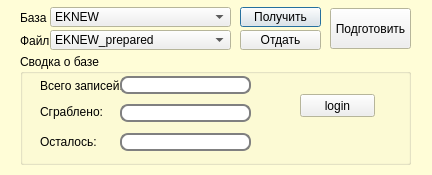
<?xml version="1.0" encoding="UTF-8"?>
<ui version="4.0">
 <class>form_DownloadBooks</class>
 <widget class="QDialog" name="form_DownloadBooks">
  <property name="geometry">
   <rect>
    <x>0</x>
    <y>0</y>
    <width>432</width>
    <height>175</height>
   </rect>
  </property>
  <property name="palette">
   <palette>
    <active>
     <colorrole role="Base">
      <brush brushstyle="SolidPattern">
       <color alpha="255">
        <red>255</red>
        <green>255</green>
        <blue>255</blue>
       </color>
      </brush>
     </colorrole>
     <colorrole role="Window">
      <brush brushstyle="SolidPattern">
       <color alpha="255">
        <red>255</red>
        <green>253</green>
        <blue>215</blue>
       </color>
      </brush>
     </colorrole>
    </active>
    <inactive>
     <colorrole role="Base">
      <brush brushstyle="SolidPattern">
       <color alpha="255">
        <red>255</red>
        <green>255</green>
        <blue>255</blue>
       </color>
      </brush>
     </colorrole>
     <colorrole role="Window">
      <brush brushstyle="SolidPattern">
       <color alpha="255">
        <red>255</red>
        <green>253</green>
        <blue>215</blue>
       </color>
      </brush>
     </colorrole>
    </inactive>
    <disabled>
     <colorrole role="Base">
      <brush brushstyle="SolidPattern">
       <color alpha="255">
        <red>255</red>
        <green>253</green>
        <blue>215</blue>
       </color>
      </brush>
     </colorrole>
     <colorrole role="Window">
      <brush brushstyle="SolidPattern">
       <color alpha="255">
        <red>255</red>
        <green>253</green>
        <blue>215</blue>
       </color>
      </brush>
     </colorrole>
    </disabled>
   </palette>
  </property>
  <property name="windowTitle">
   <string>Объединение баз</string>
  </property>
  <widget class="QComboBox" name="cbBase">
   <property name="geometry">
    <rect>
     <x>50</x>
     <y>7</y>
     <width>181</width>
     <height>20</height>
    </rect>
   </property>
   <item>
    <property name="text">
     <string>EKNEW</string>
    </property>
   </item>
   <item>
    <property name="text">
     <string>EKOLD</string>
    </property>
   </item>
   <item>
    <property name="text">
     <string>RETRO</string>
    </property>
   </item>
  </widget>
  <widget class="QLabel" name="label">
   <property name="geometry">
    <rect>
     <x>20</x>
     <y>10</y>
     <width>41</width>
     <height>16</height>
    </rect>
   </property>
   <property name="text">
    <string>База</string>
   </property>
  </widget>
  <widget class="QPushButton" name="pbGetBooks">
   <property name="geometry">
    <rect>
     <x>240</x>
     <y>7</y>
     <width>81</width>
     <height>20</height>
    </rect>
   </property>
   <property name="text">
    <string>Получить</string>
   </property>
  </widget>
  <widget class="QGroupBox" name="gbAboutCurrentBase">
   <property name="geometry">
    <rect>
     <x>20</x>
     <y>54</y>
     <width>391</width>
     <height>111</height>
    </rect>
   </property>
   <property name="title">
    <string>Сводка о базе</string>
   </property>
   <widget class="QLabel" name="label_2">
    <property name="geometry">
     <rect>
      <x>20</x>
      <y>24</y>
      <width>81</width>
      <height>16</height>
     </rect>
    </property>
    <property name="text">
     <string>Всего записей:</string>
    </property>
   </widget>
   <widget class="QLabel" name="label_3">
    <property name="geometry">
     <rect>
      <x>20</x>
      <y>50</y>
      <width>71</width>
      <height>16</height>
     </rect>
    </property>
    <property name="text">
     <string>Сграблено:</string>
    </property>
   </widget>
   <widget class="QLineEdit" name="leAmountRecordInBase">
    <property name="enabled">
     <bool>false</bool>
    </property>
    <property name="geometry">
     <rect>
      <x>100</x>
      <y>22</y>
      <width>131</width>
      <height>18</height>
     </rect>
    </property>
    <property name="styleSheet">
     <string notr="true">QLineEdit {
padding: 1px;
border-style: solid;
border: 2px solid gray;
border-radius: 8px;
}</string>
    </property>
    <property name="alignment">
     <set>Qt::AlignCenter</set>
    </property>
    <property name="readOnly">
     <bool>true</bool>
    </property>
   </widget>
   <widget class="QLabel" name="label_4">
    <property name="geometry">
     <rect>
      <x>20</x>
      <y>80</y>
      <width>71</width>
      <height>16</height>
     </rect>
    </property>
    <property name="text">
     <string>Осталось:</string>
    </property>
   </widget>
   <widget class="QLineEdit" name="leGetCount">
    <property name="enabled">
     <bool>false</bool>
    </property>
    <property name="geometry">
     <rect>
      <x>100</x>
      <y>50</y>
      <width>131</width>
      <height>18</height>
     </rect>
    </property>
    <property name="styleSheet">
     <string notr="true">QLineEdit {
padding: 1px;
border-style: solid;
border: 2px solid gray;
border-radius: 8px;
}</string>
    </property>
    <property name="alignment">
     <set>Qt::AlignCenter</set>
    </property>
    <property name="readOnly">
     <bool>true</bool>
    </property>
   </widget>
   <widget class="QLineEdit" name="leRemain">
    <property name="enabled">
     <bool>false</bool>
    </property>
    <property name="geometry">
     <rect>
      <x>100</x>
      <y>79</y>
      <width>131</width>
      <height>18</height>
     </rect>
    </property>
    <property name="styleSheet">
     <string notr="true">QLineEdit {
padding: 1px;
border-style: solid;
border: 2px solid gray;
border-radius: 8px;
}</string>
    </property>
    <property name="alignment">
     <set>Qt::AlignCenter</set>
    </property>
    <property name="readOnly">
     <bool>true</bool>
    </property>
   </widget>
   <widget class="QPushButton" name="pbLogin">
    <property name="enabled">
     <bool>true</bool>
    </property>
    <property name="geometry">
     <rect>
      <x>280</x>
      <y>40</y>
      <width>75</width>
      <height>23</height>
     </rect>
    </property>
    <property name="text">
     <string>login</string>
    </property>
   </widget>
  </widget>
  <widget class="QPushButton" name="pbFillBooks">
   <property name="geometry">
    <rect>
     <x>240</x>
     <y>30</y>
     <width>81</width>
     <height>20</height>
    </rect>
   </property>
   <property name="text">
    <string>Отдать</string>
   </property>
  </widget>
  <widget class="QPushButton" name="pbPrepareBooks">
   <property name="geometry">
    <rect>
     <x>330</x>
     <y>8</y>
     <width>81</width>
     <height>41</height>
    </rect>
   </property>
   <property name="text">
    <string>Подготовить</string>
   </property>
  </widget>
  <widget class="QComboBox" name="cbPreparedFile">
   <property name="geometry">
    <rect>
     <x>50</x>
     <y>30</y>
     <width>181</width>
     <height>20</height>
    </rect>
   </property>
   <item>
    <property name="text">
     <string>EKNEW_prepared</string>
    </property>
   </item>
   <item>
    <property name="text">
     <string>EKOLD_prepared</string>
    </property>
   </item>
   <item>
    <property name="text">
     <string>RETRO_prepared</string>
    </property>
   </item>
  </widget>
  <widget class="QLabel" name="label_5">
   <property name="geometry">
    <rect>
     <x>20</x>
     <y>33</y>
     <width>41</width>
     <height>16</height>
    </rect>
   </property>
   <property name="text">
    <string>Файл</string>
   </property>
  </widget>
 </widget>
 <resources/>
 <connections/>
</ui>
